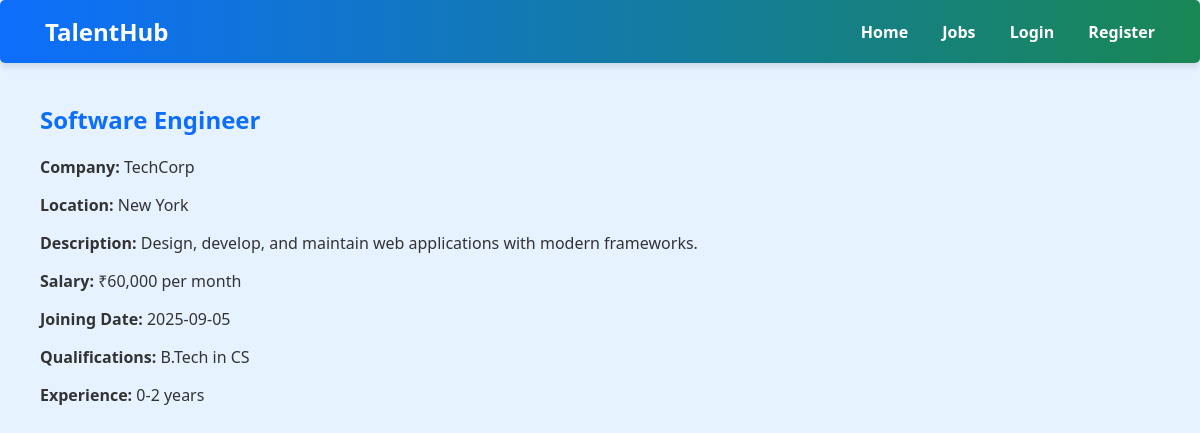
/job_detail/3, run on the app's committed database.
### tables this page shows
CREATE TABLE jobs (
                    id INTEGER PRIMARY KEY AUTOINCREMENT,
                    title TEXT,
                    company TEXT,
                    location TEXT,
                    description TEXT, salary TEXT, joining_date TEXT, qualifications TEXT, experience TEXT, qualification TEXT);

### app.py (the view)
@app.route('/job_detail/<int:job_id>')
def job_detail(job_id):
    conn = sqlite3.connect('database.db')
    c = conn.cursor()
    c.execute("SELECT * FROM jobs WHERE id=?", (job_id,))
    job = c.fetchone()
    conn.close()
    return render_template('job_detail.html', job=job)

### templates/job_detail.html (shortened to what this page needs)
{% extends 'base.html' %}
{% block content %}
<div class="job-detail-card">
    <h2>{{ job[1] }}</h2>
    <p><strong>Company:</strong> {{ job[2] }}</p>
    <p><strong>Location:</strong> {{ job[3] }}</p>
    <p><strong>Description:</strong> {{ job[4] }}</p>
    <p><strong>Salary:</strong> {{ job[5] }}</p>
    <p><strong>Joining Date:</strong> {{ job[6] }}</p>
    <p><strong>Qualifications:</strong> {{ job[7] }}</p>
    <p><strong>Experience:</strong> {{ job[8] }}</p>
</div>
{% endblock %}

### static/styles.css (style rules this page uses)
body { font-family: 'Segoe UI', Tahoma, Geneva, Verdana, sans-serif; margin: 0; padding: 0; background-color: #e6f2ff; color: #333; }
h1, h2 { color: #0d6efd; }

### data on the page
jobs: title "Software Engineer", company "TechCorp", location "New York", description "Design, develop, and maintain web applications with modern frameworks.", salary "₹60,000 per month", joining_date "2025-09-05", qualifications "B.Tech in CS", experience "0-2 years"
